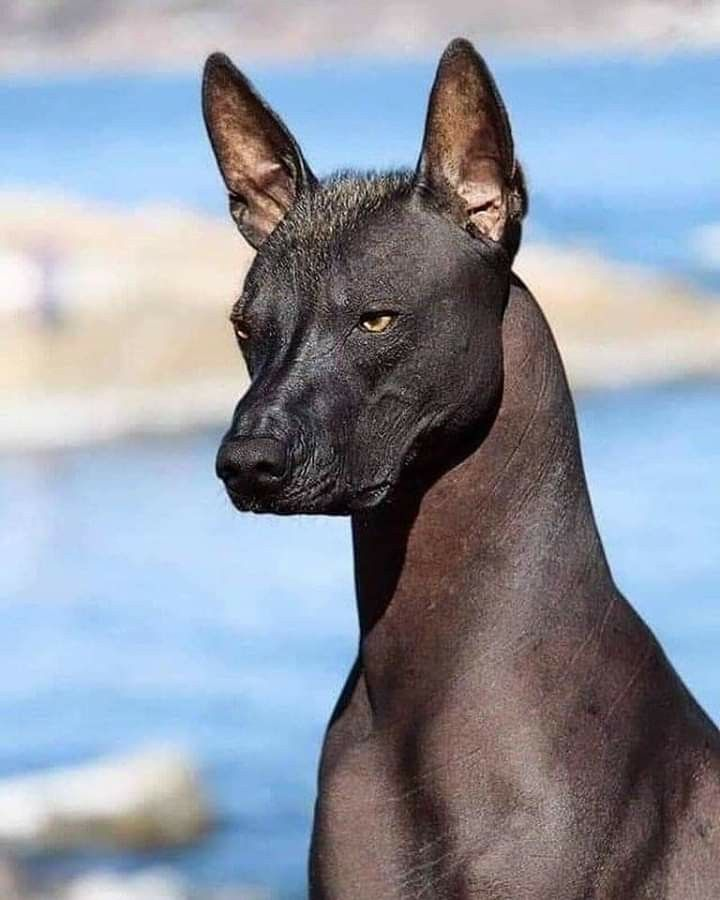
#> input picture dataset/dog/xoloitzcuintle_dog/Image_1.jpg, 720 x 900 px; its folder holds 4 pictures in this run
$ python image_verification.py
#> lines starting #> are read from the running program, lines starting #| are printed output that depends on the picture
import cv2
import os

ruta = "dataset/dog/xoloitzcuintle_dog"

for archivo in os.listdir(ruta):
    img = cv2.imread(os.path.join(ruta, archivo))
#> img is the input picture: shape (900, 720, 3); mean B, G, R 162.8, 150, 143.4
    img = cv2.resize(img, (128,128))
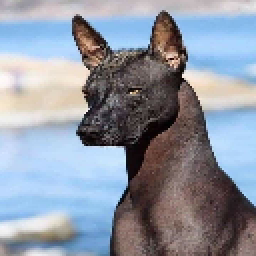
#> img: shape (128, 128, 3) (shown 2 times larger); mean B, G, R 162.8, 150, 143.3

    cv2.imshow("Imagen", img)
    cv2.waitKey(10)
#> pass 2 of the loop `for archivo in os.listdir(ruta):`:
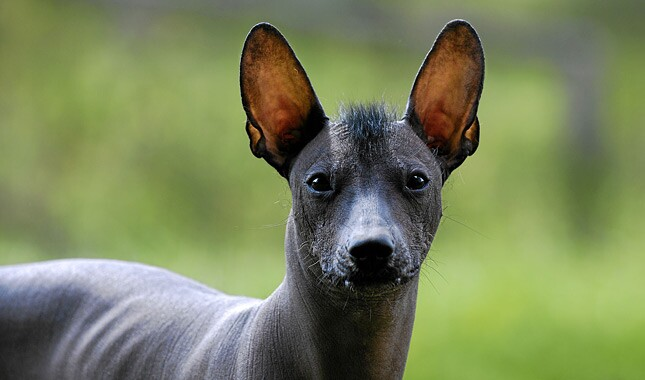
#> input picture dataset/dog/xoloitzcuintle_dog/Image_12.jpg, 645 x 380 px
#> img is the input picture: shape (380, 645, 3); mean B, G, R 91.4, 132, 121.5
#> `img = cv2.resize(img, (128,128))`:
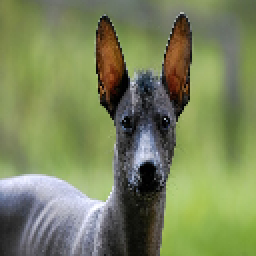
#> img: shape (128, 128, 3) (shown 2 times larger); mean B, G, R 91.3, 132, 121.4
#> pass 3 of the loop `for archivo in os.listdir(ruta):`:
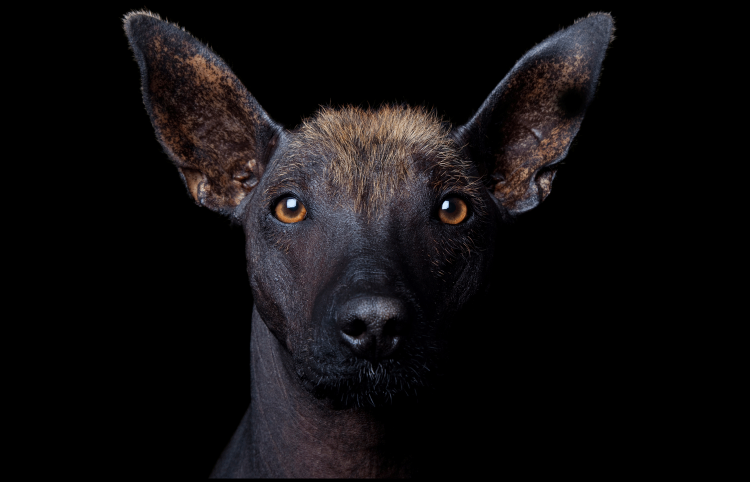
#> input picture dataset/dog/xoloitzcuintle_dog/Image_13.png, 1500 x 964 px (shown at 1/2 size)
#> img is the input picture: shape (964, 1500, 3); mean B, G, R 14.2, 13.2, 15.4
#> `img = cv2.resize(img, (128,128))`:
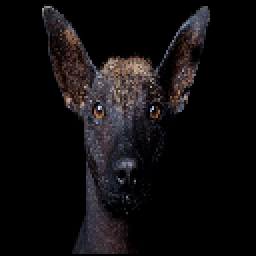
#> img: shape (128, 128, 3) (shown 2 times larger); mean B, G, R 14.3, 13.3, 15.5
#> the loop made 4 passes; the first 3 are shown

cv2.destroyAllWindows()
